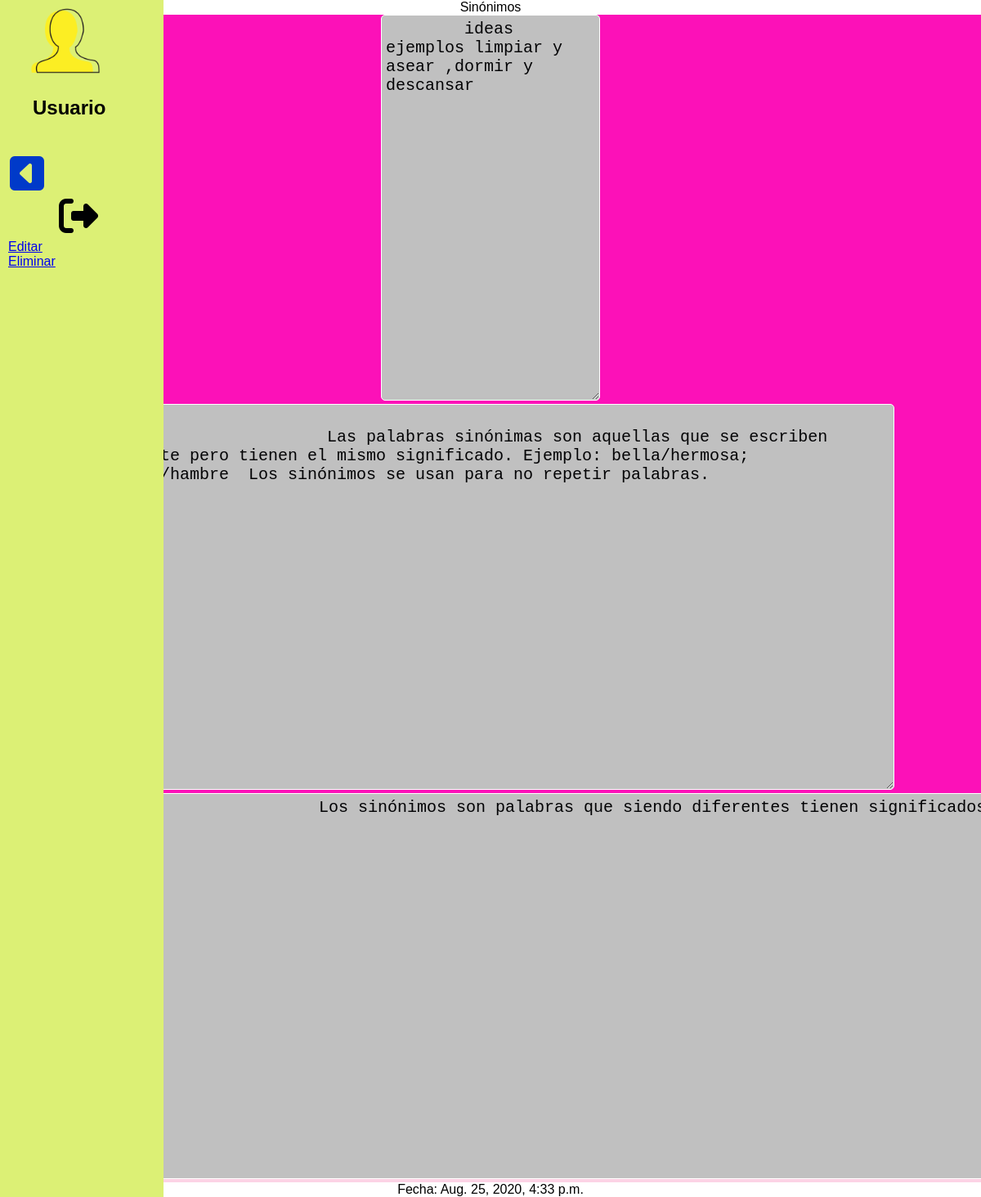
Page /ver/2 on the committed database.
### gestorcuaderno/models.py (models this page shows, shortened)
class Hoja(models.Model):
    idhoja=models.IntegerField(primary_key=True)
    Titulo=models.CharField(max_length=20)
    Fecha=models.DateTimeField(auto_now_add=True)
    Ideas=models.CharField(max_length=600)
    Tema=models.CharField(max_length=700)
    Resumen=models.CharField(max_length=600)

### gestorcuaderno/views.py (the view)
# urls.py: path('ver/<int:id>',Ver,name='ver'),
def Ver(request,id):
    hoja=Hoja.objects.get(idhoja=id)
    contexto = {'hoja':hoja}
    return render(request,'ver.html',contexto)

### templates/ver.html (shortened to what this page needs)
<!DOCTYPE html>
{% load static %}
<html>
  <head>
    <link
      rel="stylesheet"
      type="text/css"
      href="{% static 'css/style.css' %}"
    />
  </head>
  <body>
    <section id="principal">
      <img src="{% static 'img/user.png' %} " alt="user" width="50px" />
      <h2>Usuario</h2>
      <nav>
        <a href="/verhoja" id="RegresoIni">
          <i class="fas fa-caret-square-left"></i> </a
        ><br />
        <a href="/" id="Cerrar"> <i class="fas fa-sign-out-alt"></i> </a><br />
        <a href="{% url 'editarhoja' hoja.idhoja %}">Editar</a><br />
        <a href="{% url 'eliminarhoja' hoja.idhoja %}">Eliminar</a><br />
      </nav>
    </section>
    <div align="center">
      {{hoja.Titulo}}
      <div overflow="float" id="uno">
        <textarea name="textarea" rows="20" cols="20">
        {{hoja.Ideas}}
			</textarea
        >
        <textarea name="textarea" rows="20" cols="80">
			{{hoja.Tema}}</textarea
        >
      </div>
      <div id="dos">
        <textarea name="textarea" rows="20" cols="100">
				{{hoja.Resumen}}</textarea
        >
      </div>
      <p>Fecha: {{hoja.Fecha}}</p>
    </div>
  </body>
</html>

### static/css/style.css (style rules this page uses)
* { margin: 0; padding: 0; border: 0; }
body { font-family: sans-serif; margin: 0 auto; }
#principal { background: #dcf075; float: left; height: 100%; width: 200px; position: fixed; z-index: 0; top: 0; left: 0; margin-right: 500px; }
img { display: block; margin-left: 5% auto; max-width: 50%; height: 100px; width: 100px; margin-bottom: -2px; padding-left: 30px; }
h2 { padding-top: 20px; padding-left: 40px; }
textarea { background: silver; border: 1px solid #ffffff; border-radius: 5px 5px 5px 5px; color: #020204; font-size: 20px; padding: 5px; }
nav { padding-top: 20px; padding-left: 10px; }
nav #RegresoIni i { font-size: 300%; margin: 1%; padding-top: 20px; padding-right: 100px; color: #003ac9; }
nav #Cerrar { font-size: 300%; margin: 1%; padding-left: 60px; color: #000103; }
#uno { background: #fc11b8; }
#dos { background: #fcd3e5; }

### rows in the picture
Hoja: Titulo "Sinónimos", textarea "ideas ejemplos limpiar y asear ,dormir y descansar", textarea "Las palabras sinónimas son aquellas que se escriben diferente pero tienen el mismo significado. Ejemplo: bella/hermosa; apetito/hambre Los sinónimos se usan para no repetir palabras.", textarea "Los sinónimos son palabras que siendo diferentes tienen significados igual o parecido", Fecha "Aug. 25, 2020, 4:33 p.m."
